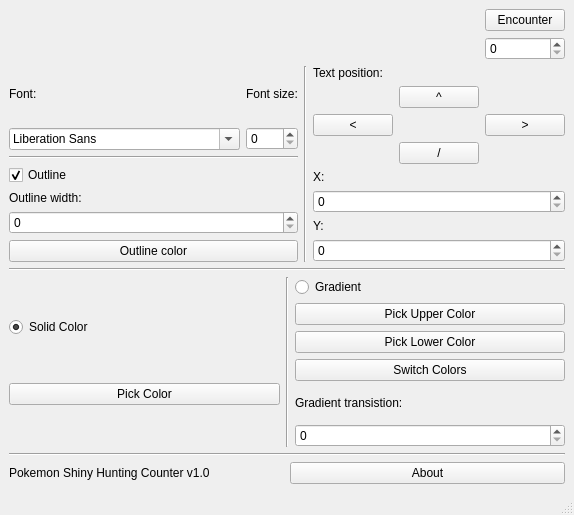
<?xml version="1.0" encoding="UTF-8"?>
<ui version="4.0">
 <class>Counter</class>
 <widget class="QMainWindow" name="CounterWindow">
  <property name="geometry">
   <rect>
    <x>0</x>
    <y>0</y>
    <width>496</width>
    <height>515</height>
   </rect>
  </property>
  <property name="windowTitle">
   <string>MainWindow</string>
  </property>
  <widget class="QWidget" name="centralwidget">
   <layout class="QVBoxLayout" name="verticalLayout">
    <item>
     <layout class="QHBoxLayout" name="horizontalLayout_2">
      <item>
       <layout class="QFormLayout" name="spacingLay">
        <item row="0" column="0" colspan="2">
         <spacer name="spacing">
          <property name="orientation">
           <enum>Qt::Horizontal</enum>
          </property>
          <property name="sizeHint" stdset="0">
           <size>
            <width>40</width>
            <height>20</height>
           </size>
          </property>
         </spacer>
        </item>
       </layout>
      </item>
      <item>
       <layout class="QVBoxLayout" name="encounterIncreasers">
        <item>
         <widget class="QPushButton" name="encounterButton">
          <property name="text">
           <string>Encounter</string>
          </property>
         </widget>
        </item>
        <item>
         <widget class="QSpinBox" name="encounterBox"/>
        </item>
       </layout>
      </item>
     </layout>
    </item>
    <item>
     <layout class="QVBoxLayout" name="prettyMuchEverythingLay">
      <item>
       <layout class="QHBoxLayout" name="optionsLay">
        <item>
         <layout class="QVBoxLayout" name="fontAndFontSizeAndOutlineAndColorLay">
          <item>
           <layout class="QHBoxLayout" name="fontAndFontSizeLay">
            <item>
             <layout class="QVBoxLayout" name="fontLay">
              <item>
               <widget class="QLabel" name="fontLab">
                <property name="text">
                 <string>Font:</string>
                </property>
               </widget>
              </item>
              <item>
               <widget class="QFontComboBox" name="font"/>
              </item>
             </layout>
            </item>
            <item>
             <layout class="QVBoxLayout" name="fontSizeLay">
              <item>
               <widget class="QLabel" name="fontSizeLab">
                <property name="text">
                 <string>Font size:</string>
                </property>
               </widget>
              </item>
              <item>
               <widget class="QSpinBox" name="fontSize"/>
              </item>
             </layout>
            </item>
           </layout>
          </item>
          <item>
           <widget class="Line" name="fontAndFontSizeLayAndOutlineAndColorLaySeperator">
            <property name="orientation">
             <enum>Qt::Horizontal</enum>
            </property>
           </widget>
          </item>
          <item>
           <layout class="QHBoxLayout" name="outlineAndColorLay">
            <item>
             <layout class="QVBoxLayout" name="outlineLay">
              <item>
               <widget class="QCheckBox" name="useOutline">
                <property name="text">
                 <string>Outline</string>
                </property>
                <property name="checked">
                 <bool>true</bool>
                </property>
               </widget>
              </item>
              <item>
               <widget class="QLabel" name="outlineWidthLab">
                <property name="text">
                 <string>Outline width:</string>
                </property>
               </widget>
              </item>
              <item>
               <widget class="QSpinBox" name="outlineWidth"/>
              </item>
              <item>
               <widget class="QPushButton" name="outlineColorChart">
                <property name="text">
                 <string>Outline color</string>
                </property>
               </widget>
              </item>
             </layout>
            </item>
           </layout>
          </item>
         </layout>
        </item>
        <item>
         <widget class="Line" name="line_5">
          <property name="orientation">
           <enum>Qt::Vertical</enum>
          </property>
         </widget>
        </item>
        <item>
         <layout class="QVBoxLayout" name="textPosLay">
          <item>
           <widget class="QLabel" name="textPosLab">
            <property name="text">
             <string>Text position:</string>
            </property>
           </widget>
          </item>
          <item>
           <layout class="QGridLayout" name="arrowLay">
            <item row="2" column="1">
             <widget class="QPushButton" name="down">
              <property name="text">
               <string>/</string>
              </property>
             </widget>
            </item>
            <item row="0" column="1">
             <widget class="QPushButton" name="up">
              <property name="text">
               <string>^</string>
              </property>
             </widget>
            </item>
            <item row="1" column="0">
             <widget class="QPushButton" name="left">
              <property name="text">
               <string>&lt;</string>
              </property>
             </widget>
            </item>
            <item row="1" column="2">
             <widget class="QPushButton" name="right">
              <property name="text">
               <string>&gt;</string>
              </property>
             </widget>
            </item>
           </layout>
          </item>
          <item>
           <widget class="QLabel" name="xLab">
            <property name="text">
             <string>X:</string>
            </property>
           </widget>
          </item>
          <item>
           <widget class="QSpinBox" name="xBox"/>
          </item>
          <item>
           <widget class="QLabel" name="yLab">
            <property name="text">
             <string>Y:</string>
            </property>
           </widget>
          </item>
          <item>
           <widget class="QSpinBox" name="yBox"/>
          </item>
         </layout>
        </item>
       </layout>
      </item>
      <item>
       <widget class="Line" name="textPosAndFillingSep">
        <property name="orientation">
         <enum>Qt::Horizontal</enum>
        </property>
       </widget>
      </item>
      <item>
       <layout class="QHBoxLayout" name="fillingLay">
        <item>
         <layout class="QVBoxLayout" name="solidLay">
          <item>
           <widget class="QRadioButton" name="solidBox">
            <property name="text">
             <string>Solid Color</string>
            </property>
            <property name="checked">
             <bool>true</bool>
            </property>
           </widget>
          </item>
          <item>
           <widget class="QPushButton" name="pickSolidColor">
            <property name="text">
             <string>Pick Color</string>
            </property>
           </widget>
          </item>
         </layout>
        </item>
        <item>
         <widget class="Line" name="fillingSep1">
          <property name="orientation">
           <enum>Qt::Vertical</enum>
          </property>
         </widget>
        </item>
        <item>
         <layout class="QVBoxLayout" name="gradLay">
          <item>
           <widget class="QRadioButton" name="gradientBox">
            <property name="text">
             <string>Gradient</string>
            </property>
           </widget>
          </item>
          <item>
           <widget class="QPushButton" name="pickGradColor2">
            <property name="text">
             <string>Pick Upper Color</string>
            </property>
           </widget>
          </item>
          <item>
           <widget class="QPushButton" name="pickGradColor1">
            <property name="text">
             <string>Pick Lower Color</string>
            </property>
           </widget>
          </item>
          <item>
           <widget class="QPushButton" name="switchGradColors">
            <property name="text">
             <string>Switch Colors</string>
            </property>
           </widget>
          </item>
          <item>
           <widget class="QLabel" name="gradTransPointText">
            <property name="text">
             <string>Gradient transistion:</string>
            </property>
           </widget>
          </item>
          <item>
           <widget class="QSpinBox" name="gradTransPoint"/>
          </item>
         </layout>
        </item>
       </layout>
      </item>
     </layout>
    </item>
    <item>
     <widget class="Line" name="aboutSep">
      <property name="orientation">
       <enum>Qt::Horizontal</enum>
      </property>
     </widget>
    </item>
    <item>
     <layout class="QHBoxLayout" name="aboutLay">
      <item>
       <widget class="QLabel" name="aboutLabel">
        <property name="text">
         <string>Pokemon Shiny Hunting Counter v1.0</string>
        </property>
       </widget>
      </item>
      <item>
       <widget class="QPushButton" name="aboutButton">
        <property name="text">
         <string>About</string>
        </property>
       </widget>
      </item>
     </layout>
    </item>
   </layout>
  </widget>
  <widget class="QMenuBar" name="menubar">
   <property name="geometry">
    <rect>
     <x>0</x>
     <y>0</y>
     <width>496</width>
     <height>21</height>
    </rect>
   </property>
  </widget>
  <widget class="QStatusBar" name="statusbar"/>
 </widget>
 <resources/>
 <connections/>
</ui>
